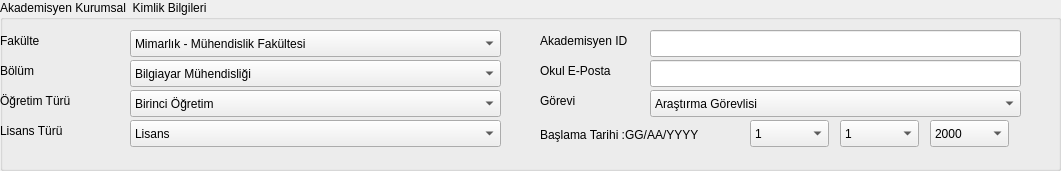
  <widget class="QGroupBox" name="kurumsal_kimlik">
   <property name="geometry">
    <rect>
     <x>20</x>
     <y>150</y>
     <width>1061</width>
     <height>171</height>
    </rect>
   </property>
   <property name="title">
    <string>Akademisyen Kurumsal  Kimlik Bilgileri</string>
   </property>
   <widget class="QLabel" name="fakulte_kurumsal">
    <property name="geometry">
     <rect>
      <x>0</x>
      <y>30</y>
      <width>111</width>
      <height>21</height>
     </rect>
    </property>
    <property name="text">
     <string>Fakülte</string>
    </property>
   </widget>
   <widget class="QLabel" name="bolum_kurumsal">
    <property name="geometry">
     <rect>
      <x>0</x>
      <y>60</y>
      <width>111</width>
      <height>21</height>
     </rect>
    </property>
    <property name="text">
     <string>Bölüm</string>
    </property>
   </widget>
   <widget class="QLabel" name="kurumsal_ogretim_turu">
    <property name="geometry">
     <rect>
      <x>0</x>
      <y>90</y>
      <width>111</width>
      <height>21</height>
     </rect>
    </property>
    <property name="text">
     <string>Öğretim Türü</string>
    </property>
   </widget>
   <widget class="QLabel" name="kurumsal_lisans_tur">
    <property name="geometry">
     <rect>
      <x>0</x>
      <y>120</y>
      <width>111</width>
      <height>21</height>
     </rect>
    </property>
    <property name="text">
     <string>Lisans Türü</string>
    </property>
   </widget>
   <widget class="QLabel" name="kurumsal_akademisyen_id">
    <property name="geometry">
     <rect>
      <x>540</x>
      <y>30</y>
      <width>111</width>
      <height>21</height>
     </rect>
    </property>
    <property name="text">
     <string>Akademisyen ID</string>
    </property>
   </widget>
   <widget class="QLineEdit" name="kurumsal_akademisyen_id_bilgi">
    <property name="geometry">
     <rect>
      <x>650</x>
      <y>30</y>
      <width>371</width>
      <height>27</height>
     </rect>
    </property>
   </widget>
   <widget class="QLabel" name="kurumsal_eposta">
    <property name="geometry">
     <rect>
      <x>540</x>
      <y>60</y>
      <width>111</width>
      <height>21</height>
     </rect>
    </property>
    <property name="text">
     <string>Okul E-Posta</string>
    </property>
   </widget>
   <widget class="QLineEdit" name="kurumsal_eposta_bilgi">
    <property name="geometry">
     <rect>
      <x>650</x>
      <y>60</y>
      <width>371</width>
      <height>27</height>
     </rect>
    </property>
   </widget>
   <widget class="QLabel" name="gorev">
    <property name="geometry">
     <rect>
      <x>540</x>
      <y>90</y>
      <width>111</width>
      <height>21</height>
     </rect>
    </property>
    <property name="text">
     <string>Görevi</string>
    </property>
   </widget>
   <widget class="QComboBox" name="gorev_bilgi">
    <property name="geometry">
     <rect>
      <x>650</x>
      <y>90</y>
      <width>371</width>
      <height>27</height>
     </rect>
    </property>
    <item>
     <property name="text">
      <string>Araştırma Görevlisi</string>
     </property>
    </item>
    <item>
     <property name="text">
      <string>Öğretim Görevlisi</string>
     </property>
    </item>
    <item>
     <property name="text">
      <string>Doktor Öğretim Görevlisi</string>
     </property>
    </item>
    <item>
     <property name="text">
      <string>Doçent Öğretim Görevlisi</string>
     </property>
    </item>
    <item>
     <property name="text">
      <string>Profesör Öğretim Görevlisi</string>
     </property>
    </item>
   </widget>
   <widget class="QLabel" name="kurumsal_baslama_tarih">
    <property name="geometry">
     <rect>
      <x>540</x>
      <y>110</y>
      <width>201</width>
      <height>51</height>
     </rect>
    </property>
    <property name="text">
     <string>&lt;html&gt;&lt;head/&gt;&lt;body&gt;&lt;p&gt;Başlama Tarihi :GG/AA/YYYY&lt;/p&gt;&lt;/body&gt;&lt;/html&gt;</string>
    </property>
   </widget>
   <widget class="QComboBox" name="kurumsal_baslama_tarih_gun">
    <property name="geometry">
     <rect>
      <x>750</x>
      <y>120</y>
      <width>79</width>
      <height>27</height>
     </rect>
    </property>
    <item>
     <property name="text">
      <string>1</string>
     </property>
    </item>
    <item>
     <property name="text">
      <string>2</string>
     </property>
    </item>
    <item>
     <property name="text">
      <string>3</string>
     </property>
    </item>
    <item>
     <property name="text">
      <string>4</string>
     </property>
    </item>
    <item>
     <property name="text">
      <string>5</string>
     </property>
    </item>
    <item>
     <property name="text">
      <string>6</string>
     </property>
    </item>
    <item>
     <property name="text">
      <string>7</string>
     </property>
    </item>
    <item>
     <property name="text">
      <string>8</string>
     </property>
    </item>
    <item>
     <property name="text">
      <string>9</string>
     </property>
    </item>
    <item>
     <property name="text">
      <string>10</string>
     </property>
    </item>
    <item>
     <property name="text">
      <string>11</string>
     </property>
    </item>
    <item>
     <property name="text">
      <string>12</string>
     </property>
    </item>
    <item>
     <property name="text">
      <string>13</string>
     </property>
    </item>
    <item>
     <property name="text">
      <string>14</string>
     </property>
    </item>
    <item>
     <property name="text">
      <string>15</string>
     </property>
    </item>
    <item>
     <property name="text">
      <string>16</string>
     </property>
    </item>
    <item>
     <property name="text">
      <string>17</string>
     </property>
    </item>
    <item>
     <property name="text">
      <string>18</string>
     </property>
    </item>
    <item>
     <property name="text">
      <string>19</string>
     </property>
    </item>
    <item>
     <property name="text">
      <string>20</string>
     </property>
    </item>
    <item>
     <property name="text">
      <string>21</string>
     </property>
    </item>
    <item>
     <property name="text">
      <string>22</string>
     </property>
    </item>
    <item>
     <property name="text">
      <string>23</string>
     </property>
    </item>
    <item>
     <property name="text">
      <string>24</string>
     </property>
    </item>
    <item>
     <property name="text">
      <string>25</string>
     </property>
    </item>
    <item>
     <property name="text">
      <string>26</string>
     </property>
    </item>
    <item>
     <property name="text">
      <string>27</string>
     </property>
    </item>
    <item>
     <property name="text">
      <string>28</string>
     </property>
    </item>
    <item>
     <property name="text">
      <string>29</string>
     </property>
    </item>
    <item>
     <property name="text">
      <string>30</string>
     </property>
    </item>
    <item>
     <property name="text">
      <string>31</string>
     </property>
    </item>
   </widget>
   <widget class="QComboBox" name="kurumsal_baslama_tarih_ay">
    <property name="geometry">
     <rect>
      <x>840</x>
      <y>120</y>
      <width>79</width>
      <height>27</height>
     </rect>
    </property>
    <item>
     <property name="text">
      <string>1</string>
     </property>
    </item>
    <item>
     <property name="text">
      <string>2</string>
     </property>
    </item>
    <item>
     <property name="text">
      <string>3</string>
     </property>
    </item>
    <item>
     <property name="text">
      <string>4</string>
     </property>
    </item>
    <item>
     <property name="text">
      <string>5</string>
     </property>
    </item>
    <item>
     <property name="text">
      <string>6</string>
     </property>
    </item>
    <item>
     <property name="text">
      <string>7</string>
     </property>
    </item>
    <item>
     <property name="text">
      <string>8</string>
     </property>
    </item>
    <item>
     <property name="text">
      <string>9</string>
     </property>
    </item>
    <item>
     <property name="text">
      <string>10</string>
     </property>
    </item>
    <item>
     <property name="text">
      <string>11</string>
     </property>
    </item>
    <item>
     <property name="text">
      <string>12</string>
     </property>
    </item>
   </widget>
   <widget class="QComboBox" name="kurumsal_baslama_tarih_yil">
    <property name="geometry">
     <rect>
      <x>930</x>
      <y>120</y>
      <width>79</width>
      <height>27</height>
     </rect>
    </property>
    <item>
     <property name="text">
      <string>2000</string>
     </property>
    </item>
    <item>
     <property name="text">
      <string>2001</string>
     </property>
    </item>
    <item>
     <property name="text">
      <string>2002</string>
     </property>
    </item>
    <item>
     <property name="text">
      <string>2003</string>
     </property>
    </item>
    <item>
     <property name="text">
      <string>2004</string>
     </property>
    </item>
    <item>
     <property name="text">
      <string>2005</string>
     </property>
    </item>
    <item>
     <property name="text">
      <string>2006</string>
     </property>
    </item>
    <item>
     <property name="text">
      <string>2007</string>
     </property>
    </item>
    <item>
     <property name="text">
      <string>2008</string>
     </property>
    </item>
    <item>
     <property name="text">
      <string>2009</string>
     </property>
    </item>
    <item>
     <property name="text">
      <string>2010</string>
     </property>
    </item>
    <item>
     <property name="text">
      <string/>
     </property>
    </item>
   </widget>
   <widget class="QComboBox" name="fakulte_kurumsal_bilgi">
    <property name="geometry">
     <rect>
      <x>130</x>
      <y>30</y>
      <width>371</width>
      <height>27</height>
     </rect>
    </property>
    <item>
     <property name="text">
      <string>Mimarlık - Mühendislik Fakültesi</string>
     </property>
    </item>
    <item>
     <property name="text">
      <string>Sağlık Bilimleri Fakültesi</string>
     </property>
    </item>
    <item>
     <property name="text">
      <string>Hukuk Fakültesi</string>
     </property>
    </item>
    <item>
     <property name="text">
      <string>Tıp Fakültesi</string>
     </property>
    </item>
    <item>
     <property name="text">
      <string>İletişim Fakültesi</string>
     </property>
    </item>
    <item>
     <property name="text">
      <string>İlahiyat</string>
     </property>
    </item>
   </widget>
   <widget class="QComboBox" name="bolum_kurumsal_bilgi">
    <property name="geometry">
     <rect>
      <x>130</x>
      <y>60</y>
      <width>371</width>
      <height>27</height>
     </rect>
    </property>
    <item>
     <property name="text">
      <string>Bilgiayar Mühendisliği</string>
     </property>
    </item>
    <item>
     <property name="text">
      <string>Elektrik - Elektronik Mühendisliği</string>
     </property>
    </item>
    <item>
     <property name="text">
      <string>Makine Mühendisliği</string>
     </property>
    </item>
    <item>
     <property name="text">
      <string>Mimarlık</string>
     </property>
    </item>
    <item>
     <property name="text">
      <string>Şehir Bölge Planlama</string>
     </property>
    </item>
    <item>
     <property name="text">
      <string>Gazetecilik</string>
     </property>
    </item>
   </widget>
   <widget class="QComboBox" name="kurumsal_ogretim_turu_bilgi">
    <property name="geometry">
     <rect>
      <x>130</x>
      <y>90</y>
      <width>371</width>
      <height>27</height>
     </rect>
    </property>
    <item>
     <property name="text">
      <string>Birinci Öğretim</string>
     </property>
    </item>
    <item>
     <property name="text">
      <string>İkinci Öğretim</string>
     </property>
    </item>
    <item>
     <property name="text">
      <string>Uzaktan Öğretim</string>
     </property>
    </item>
    <item>
     <property name="text">
      <string>Yüksek Lisans</string>
     </property>
    </item>
    <item>
     <property name="text">
      <string>Doktora</string>
     </property>
    </item>
   </widget>
   <widget class="QComboBox" name="kurumsal_lisans_tur_bilgi">
    <property name="geometry">
     <rect>
      <x>130</x>
      <y>120</y>
      <width>371</width>
      <height>27</height>
     </rect>
    </property>
    <item>
     <property name="text">
      <string>Lisans</string>
     </property>
    </item>
    <item>
     <property name="text">
      <string>Ön Lisans</string>
     </property>
    </item>
    <item>
     <property name="text">
      <string>Yükesek Lisans</string>
     </property>
    </item>
    <item>
     <property name="text">
      <string>Doktora</string>
     </property>
    </item>
   </widget>
  </widget>
